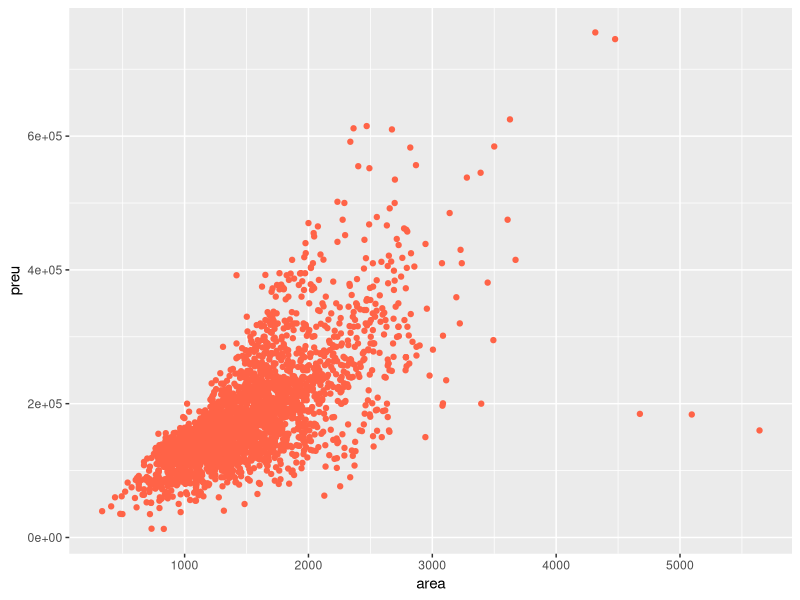
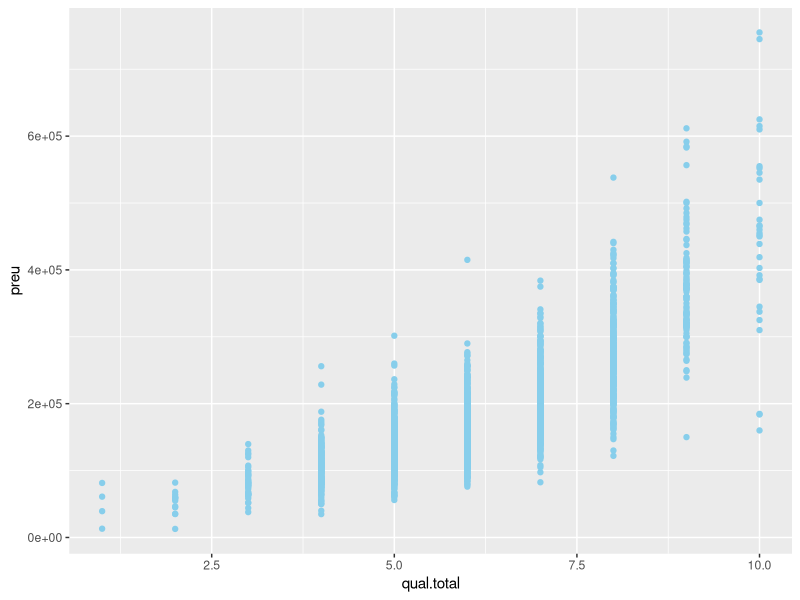
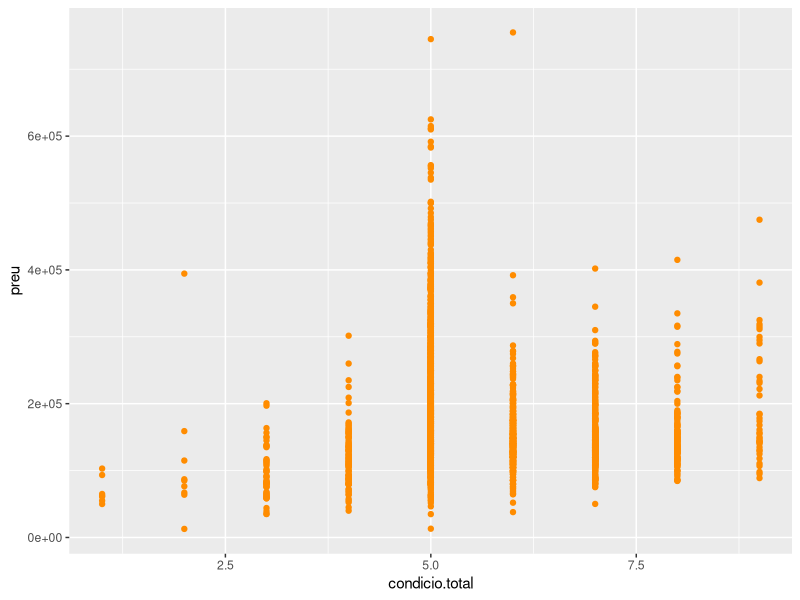
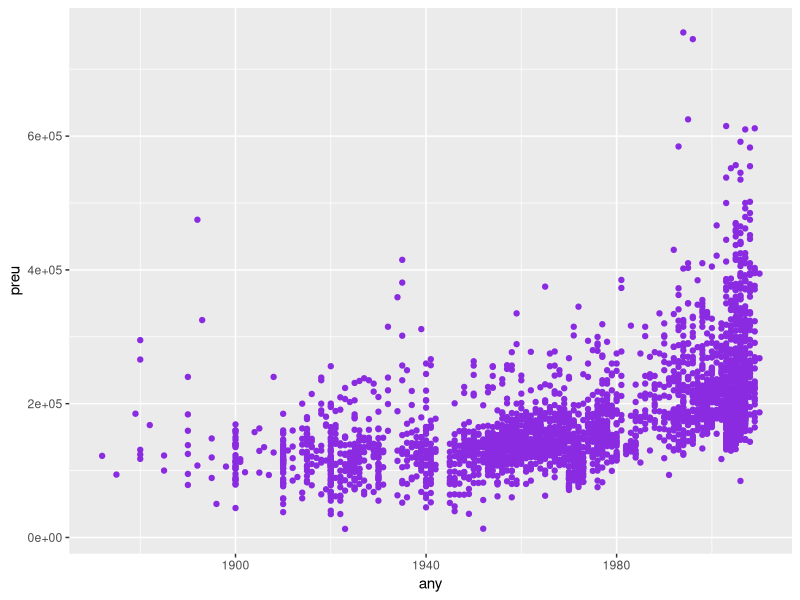
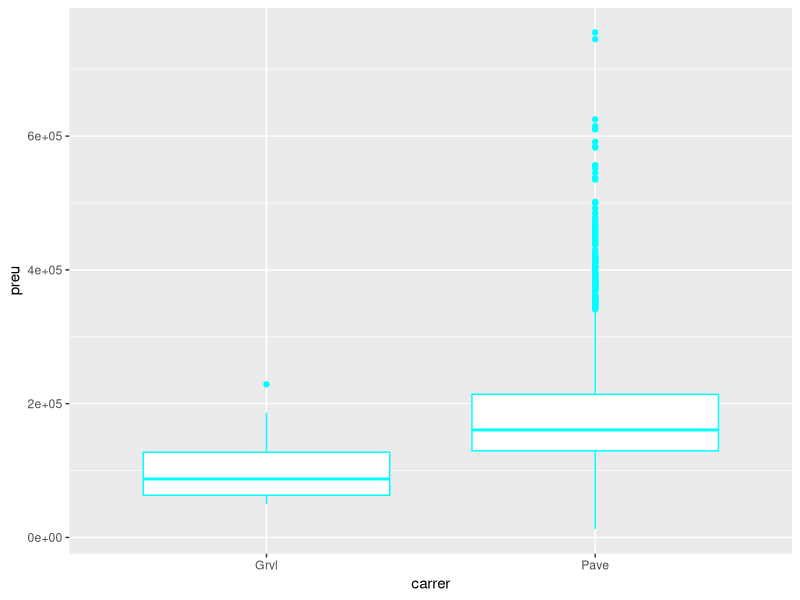
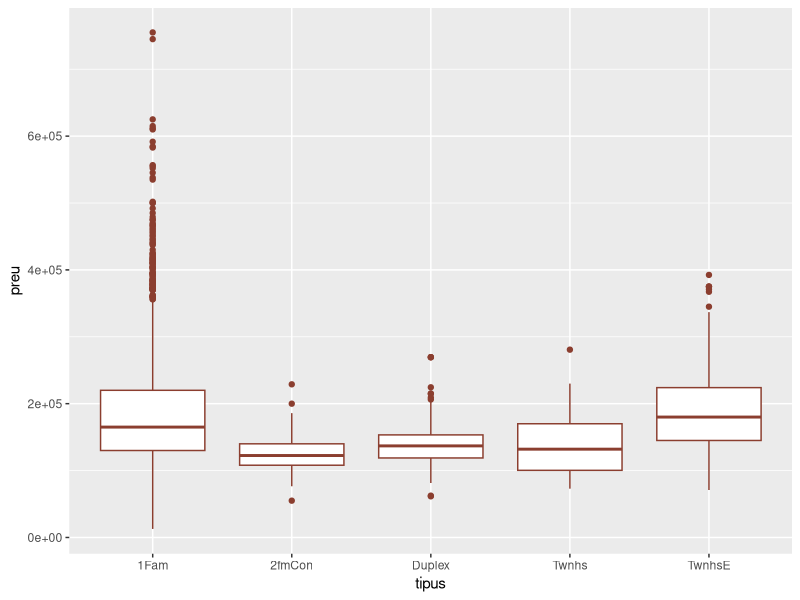
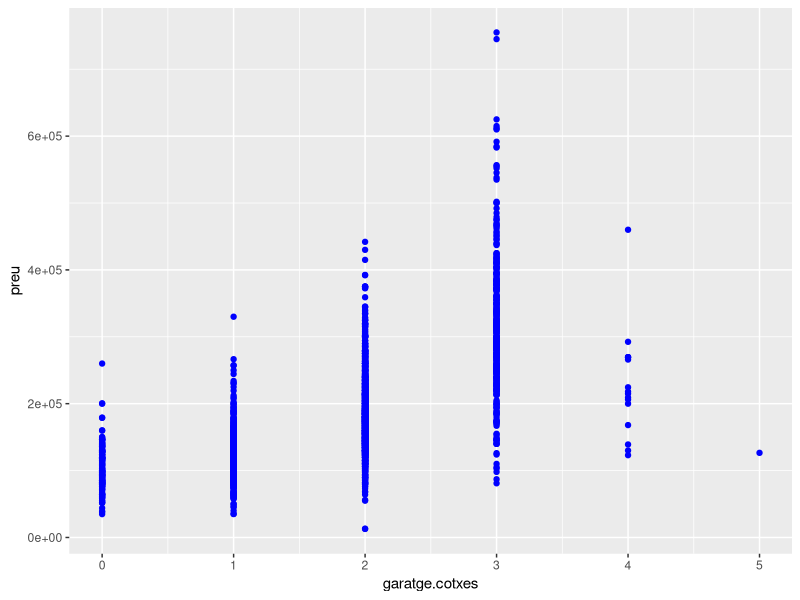
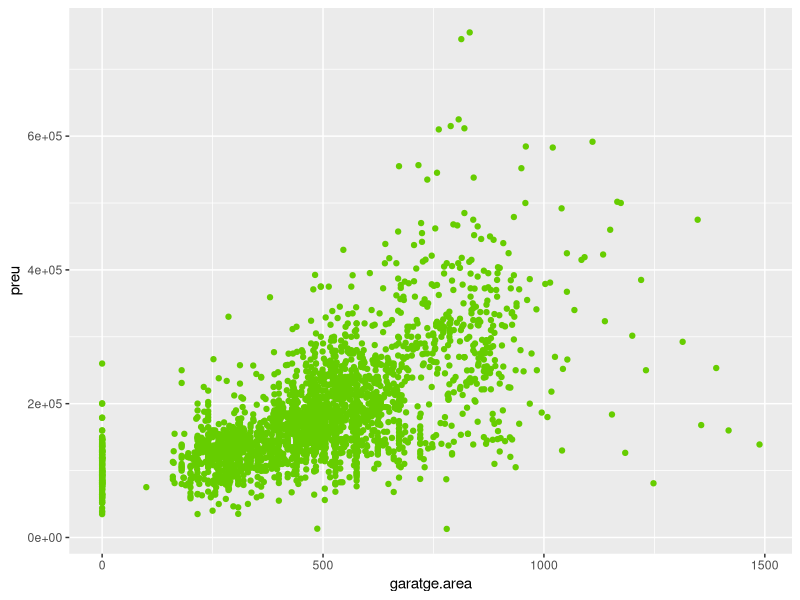

Write the R code that produced these figures, in order. (Note: this script raises an error after producing the figures.)
## ---- chunk 1
knitr::opts_chunk$set(echo = TRUE)
## ---- chunk 2
cases_train <- read.csv("cases_train.csv")
cases_train$X <- NULL
head(cases_train)
## ---- chunk 3
library(ggplot2)
ggplot(data = cases_train) +
  geom_point(aes(x = area, y = preu), color = "tomato")
ggplot(data = cases_train) +
  geom_point(aes(x = qual.total, y = preu), color = "skyblue")
ggplot(data = cases_train) +
  geom_point(aes(x = condicio.total, y = preu), color = "darkorange")
ggplot(data = cases_train) +
  geom_point(aes(x = any, y = preu), color = "blueviolet")
ggplot(data = cases_train) +
  geom_boxplot(aes(x = carrer, y = preu), color = "cyan")
ggplot(data = cases_train) +
  geom_boxplot(aes(x = tipus, y = preu), color = "coral4")
ggplot(data = cases_train) +
  geom_point(aes(x = garatge.cotxes, y = preu), color = "blue")
ggplot(data = cases_train) +
  geom_point(aes(x = garatge.area, y = preu), color = "chartreuse3")
ggplot(data = cases_train) +
  geom_boxplot(aes(x = aire, y = preu), color = "deepskyblue3")
## ---- chunk 4
model.lineal <- lm(preu ~ area + qual.total + condicio.total + any + tipus + 
           garatge.area + aire, data = cases_train)
summary(model.lineal)
## ---- chunk 5
cases_test <- read.csv("cases_test.csv")
cases_test$X <- NULL
head(cases_test)
## ---- chunk 6
preds <- predict(model.lineal, newdata = cases_test)
comparison <- data.frame(Real = cases_test$preu, Predit = preds,
                         Difer = abs(cases_test$preu - preds))
head(comparison, 10)
## ---- chunk 7
penguins_train <- read.csv("penguins_train.csv")
penguins_train$X <- NULL
# convertim en factors les variables categòriques
penguins_train$sex <- factor(penguins_train$sex)
head(penguins_train)
## ---- chunk 8
ggplot(penguins_train) +
  geom_boxplot(aes(x=species, y=bill_length_mm), color = "tomato")
ggplot(penguins_train)+
  geom_boxplot(aes(x=species, body_mass_g), color = "blue")
ggplot(penguins_train)+
  geom_boxplot(aes(x=species, y=bill_depth_mm), color = "chartreuse3")
ggplot(penguins_train)+
  geom_boxplot(aes(x=species, y=flipper_length_mm), color = "cyan3")
ggplot(penguins_train)+
  geom_point(aes(x=bill_length_mm, y=bill_depth_mm, color=species))
## ---- chunk 9
with(penguins_train, table(species, island))
## ---- chunk 10
library(nnet)
model.lingen <- step(multinom(species ~ . , data = penguins_train, 
                              trace = FALSE), trace = 0)
summary(model.lingen)
## ---- chunk 11
penguins_test <- read.csv("penguins_test.csv")
penguins_test$year <- NULL
penguins_test$sex <- factor(penguins_test$sex)
head(penguins_test)
## ---- chunk 12
library(caret)
preds_train <- predict(model.lingen, newdata = penguins_test)
confusionMatrix(preds_train, factor(penguins_test$species))
